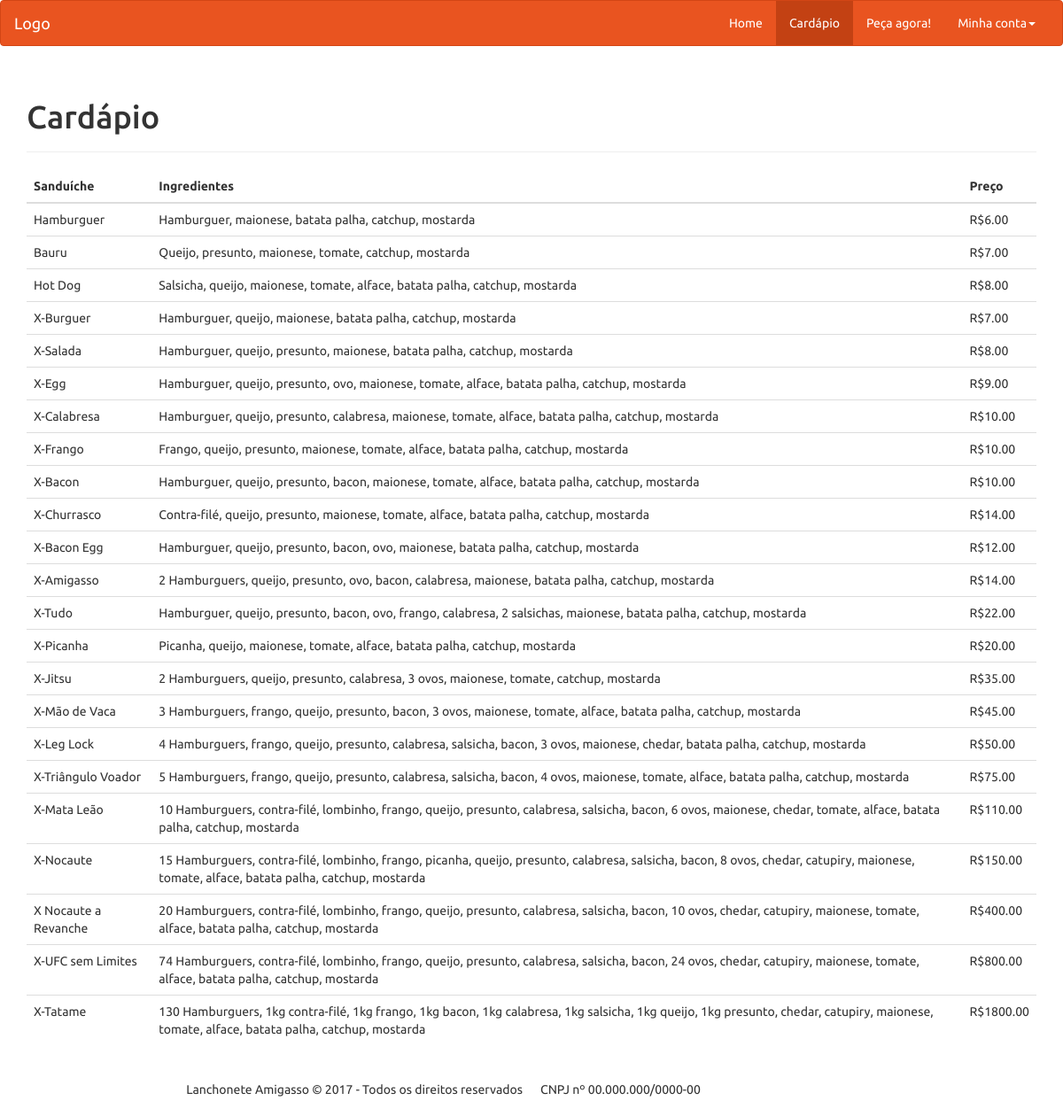
Page /view/cardapio.php on the committed database.
### tables this page shows
CREATE TABLE IF NOT EXISTS sanduiches(
   	id int(2) AUTO_INCREMENT PRIMARY KEY,
   	nome varchar(60) NOT NULL,
   	ingredientes text NOT NULL,
   	preco decimal(6,2) NOT NULL
);

### model/Produtos.php (called while the page is built, shortened)
<?php
class Produtos{
    public function fetchLanches(){
        $pdo = Database::connect();
        $select = $pdo->prepare("SELECT * FROM sanduiches");
        $select->execute();
        return $select->fetchAll(\PDO::FETCH_ASSOC);
    }
}

### view/cardapio.php (the view, shortened to what this page needs)
<!DOCTYPE html>
<html lang="pt-br">
  <head>
    <link href="../assets/css/bootstrap.min.css" rel="stylesheet">
    <link rel="stylesheet" type="text/css" href="../assets/css/main.css">
  </head>
  <body>
    <nav class="navbar navbar-default">
  <div class="container-fluid">
    <div class="navbar-header">
      <a class="navbar-brand" href="/site-amigasso/principal">Logo</a>
    </div>
    <div class="collapse navbar-collapse" id="myNavbar">
      <ul class="nav navbar-nav navbar-right">
        <li><a href="/site-amigasso/principal">Home</a></li>
        <li class="active"><a href="/site-amigasso/principal/cardapio">Cardápio</a></li>
        <li><a href="/site-amigasso/principal/pedido">Peça agora!</a></li>
         <li class="dropdown">
          <a class="dropdown-toggle" data-toggle="dropdown" href="#">Minha conta<span class="caret"></span></a>
    </div>
  </div>
</nav>
<?php
$produtos = new \model\Produtos();
$lanches = $produtos->fetchLanches();
?>
<div class="container">
	<div class="page-header">
		<h1>Cardápio</h1>
	</div>
	<table class="table">
		<thead>
			<tr>
				<th>
				Sanduíche
				</th>
				<th>
				Ingredientes
				</th>
				<th>
				Preço
				</th>
		</tr>
		</thead>
		<tbody>
      <?php
        foreach($lanches as $lanche){
          ?>
        <tr>
          <td><?php echo $lanche['nome'] ?></td>
          <td><?php echo $lanche['ingredientes']?></td>
          <td>R$<?php echo $lanche['preco']?></td>
        </tr>
          <?php
        }
      ?>
		</tbody>
	</table>
</div>
<div class="col-sm-6 footer text-right">Lanchonete Amigasso © 2017 - Todos os direitos reservados</div> <div class="col-sm-6 footer text-left">CNPJ nº 00.000.000/0000-00</div>
  </body>
</html>

### assets/css/main.css (style rules this page uses)
.footer { height: 50px; margin-top: 10px; padding: 10px; float: left; position: relative; }

### rows in the picture
sanduiches: nome "Hamburguer", ingredientes "Hamburguer, maionese, batata palha, catchup, mostarda", preco "6.00"
sanduiches: nome "Bauru", ingredientes "Queijo, presunto, maionese, tomate, catchup, mostarda", preco "7.00"
sanduiches: nome "Hot Dog", ingredientes "Salsicha, queijo, maionese, tomate, alface, batata palha, catchup, mostarda", preco "8.00"
sanduiches: nome "X-Burguer", ingredientes "Hamburguer, queijo, maionese, batata palha, catchup, mostarda", preco "7.00"
sanduiches: nome "X-Salada", ingredientes "Hamburguer, queijo, presunto, maionese, batata palha, catchup, mostarda", preco "8.00"
sanduiches: nome "X-Egg", ingredientes "Hamburguer, queijo, presunto, ovo, maionese, tomate, alface, batata palha, catchup, mostarda", preco "9.00"
sanduiches: nome "X-Calabresa", ingredientes "Hamburguer, queijo, presunto, calabresa, maionese, tomate, alface, batata palha, catchup, mostarda", preco "10.00"
sanduiches: nome "X-Frango", ingredientes "Frango, queijo, presunto, maionese, tomate, alface, batata palha, catchup, mostarda", preco "10.00"
sanduiches: nome "X-Bacon", ingredientes "Hamburguer, queijo, presunto, bacon, maionese, tomate, alface, batata palha, catchup, mostarda", preco "10.00"
sanduiches: nome "X-Churrasco", ingredientes "Contra-filé, queijo, presunto, maionese, tomate, alface, batata palha, catchup, mostarda", preco "14.00"
sanduiches: nome "X-Bacon Egg", ingredientes "Hamburguer, queijo, presunto, bacon, ovo, maionese, batata palha, catchup, mostarda", preco "12.00"
sanduiches: nome "X-Amigasso", ingredientes "2 Hamburguers, queijo, presunto, ovo, bacon, calabresa, maionese, batata palha, catchup, mostarda", preco "14.00"
sanduiches: nome "X-Tudo", ingredientes "Hamburguer, queijo, presunto, bacon, ovo, frango, calabresa, 2 salsichas, maionese, batata palha, catchup, mostarda", preco "22.00"
sanduiches: nome "X-Picanha", ingredientes "Picanha, queijo, maionese, tomate, alface, batata palha, catchup, mostarda", preco "20.00"
sanduiches: nome "X-Jitsu", ingredientes "2 Hamburguers, queijo, presunto, calabresa, 3 ovos, maionese, tomate, catchup, mostarda", preco "35.00"
sanduiches: nome "X-Mão de Vaca", ingredientes "3 Hamburguers, frango, queijo, presunto, bacon, 3 ovos, maionese, tomate, alface, batata palha, catchup, mostarda", preco "45.00"
sanduiches: nome "X-Leg Lock", ingredientes "4 Hamburguers, frango, queijo, presunto, calabresa, salsicha, bacon, 3 ovos, maionese, chedar, batata palha, catchup, mostarda", preco "50.00"
sanduiches: nome "X-Triângulo Voador", ingredientes "5 Hamburguers, frango, queijo, presunto, calabresa, salsicha, bacon, 4 ovos, maionese, tomate, alface, batata palha, catchup, mostarda", preco "75.00"
sanduiches: nome "X-Mata Leão", ingredientes "10 Hamburguers, contra-filé, lombinho, frango, queijo, presunto, calabresa, salsicha, bacon, 6 ovos, maionese, chedar, tomate, alface, batata palha, catchup, mostarda", preco "110.00"
sanduiches: nome "X-Nocaute", ingredientes "15 Hamburguers, contra-filé, lombinho, frango, picanha, queijo, presunto, calabresa, salsicha, bacon, 8 ovos, chedar, catupiry, maionese, tomate, alface, batata palha, catchup, mostarda", preco "150.00"
sanduiches: nome "X Nocaute a Revanche", ingredientes "20 Hamburguers, contra-filé, lombinho, frango, queijo, presunto, calabresa, salsicha, bacon, 10 ovos, chedar, catupiry, maionese, tomate, alface, batata palha, catchup, mostarda", preco "400.00"
sanduiches: nome "X-UFC sem Limites", ingredientes "74 Hamburguers, contra-filé, lombinho, frango, queijo, presunto, calabresa, salsicha, bacon, 24 ovos, chedar, catupiry, maionese, tomate, alface, batata palha, catchup, mostarda", preco "800.00"
sanduiches: nome "X-Tatame", ingredientes "130 Hamburguers, 1kg contra-filé, 1kg frango, 1kg bacon, 1kg calabresa, 1kg salsicha, 1kg queijo, 1kg presunto, chedar, catupiry, maionese, tomate, alface, batata palha, catchup, mostarda", preco "1800.00"
